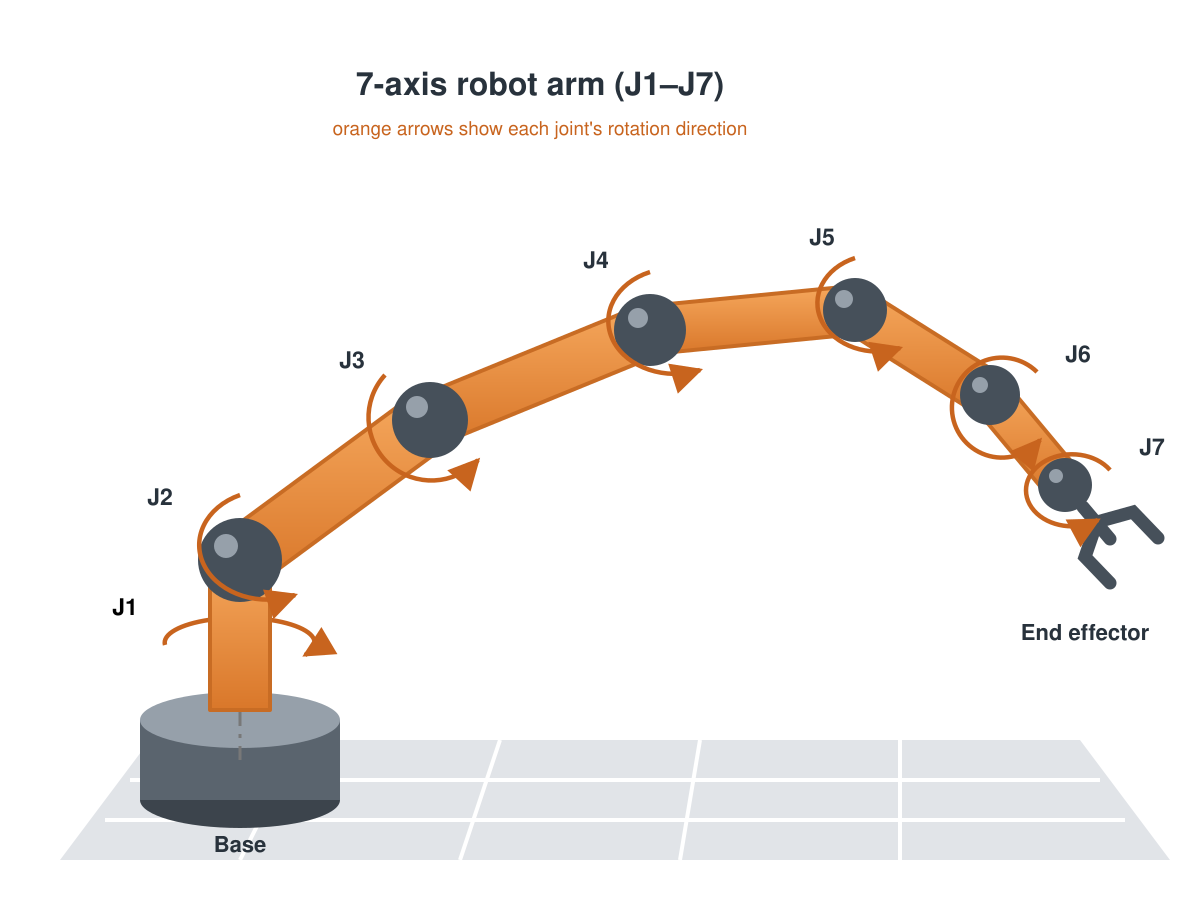

Reproduce this figure in Python.
import sys
import math

import matplotlib.pyplot as plt
from matplotlib.patches import Arc, Circle, Ellipse, FancyArrowPatch, Polygon, Rectangle

BASE = "#5A646E"
LINK = "#EB8C3C"
LINK_DARK = "#C86C24"
JOINT = "#46505A"
JOINT_HI = "#96A0AA"
FLOOR = "#E1E4E8"
AX_COLOR = "#C8641E"


def link(ax, p0, p1, width=0.5):
    dx, dy = p1[0] - p0[0], p1[1] - p0[1]
    length = math.hypot(dx, dy)
    ux, uy = dx / length, dy / length
    nx, ny = -uy * width / 2, ux * width / 2
    pts = [(p0[0] + nx, p0[1] + ny), (p1[0] + nx, p1[1] + ny),
           (p1[0] - nx, p1[1] - ny), (p0[0] - nx, p0[1] - ny)]
    ax.add_patch(Polygon(pts, facecolor=LINK, edgecolor=LINK_DARK,
                         linewidth=2, joinstyle="round"))


def joint(ax, p, r, name, label_offset):
    ax.add_patch(Circle(p, r, facecolor=JOINT, edgecolor="none", zorder=5))
    ax.add_patch(Circle((p[0] - r * 0.35, p[1] + r * 0.35), r * 0.28,
                        facecolor=JOINT_HI, edgecolor="none", zorder=6))
    ax.text(p[0] + label_offset[0], p[1] + label_offset[1], name,
            fontsize=13, weight="bold", family="sans-serif", zorder=8,
            ha="center", va="center")


def rot_arrow(ax, p, r, theta1, theta2):
    ax.add_patch(Arc(p, 2 * r, 1.4 * r, theta1=theta1, theta2=theta2,
                     color=AX_COLOR, linewidth=2.2, zorder=7))
    ang = math.radians(theta2)
    tip = (p[0] + r * math.cos(ang), p[1] + 0.7 * r * math.sin(ang))
    da = math.radians(theta2 - 8)
    tail = (p[0] + r * math.cos(da), p[1] + 0.7 * r * math.sin(da))
    ax.add_patch(FancyArrowPatch(tail, tip, arrowstyle="-|>",
                                 mutation_scale=14, color=AX_COLOR, zorder=7))


def main() -> None:
    out_path = sys.argv[1]
    fig, ax = plt.subplots(figsize=(12, 9), dpi=100)
    ax.set_xlim(-1.8, 12.2)
    ax.set_ylim(-1.6, 8.2)
    ax.set_aspect("equal")
    ax.axis("off")

    # floor with light perspective lines
    ax.add_patch(Polygon([(-1.5, -0.9), (11.5, -0.9), (10.5, 0.6),
                          (-0.5, 0.6)], facecolor=FLOOR, edgecolor="none"))
    for x0, x1 in [(0.2, 1.0), (2.6, 3.2), (5.0, 5.4), (7.4, 7.6), (9.8, 9.8)]:
        ax.plot([x0, x1], [-0.9, 0.6], color="white", linewidth=2)
    ax.plot([-1.1, 11.1], [-0.5, -0.5], color="white", linewidth=2)
    ax.plot([-0.8, 10.85], [0.0, 0.0], color="white", linewidth=2)

    # joint positions
    j2 = (1.2, 2.6)
    j3 = (3.09, 4.08)
    j4 = (5.32, 4.99)
    j5 = (7.39, 5.17)
    j6 = (8.75, 4.32)
    j7 = (9.52, 3.40)
    ee = (10.29, 2.48)

    # base cylinder with slight 3D feel
    ax.add_patch(Ellipse((1.2, 0.1), 2.0, 0.56, facecolor="#3C444C",
                         edgecolor="none"))
    ax.add_patch(Rectangle((0.2, 0.1), 2.0, 0.8, facecolor=BASE,
                           edgecolor="none"))
    ax.add_patch(Ellipse((1.2, 0.9), 2.0, 0.56, facecolor=JOINT_HI,
                         edgecolor="none"))
    ax.text(1.2, -1.25, "Base", fontsize=13, weight="bold",
            family="sans-serif", ha="center")

    # J1 vertical yaw axis
    ax.plot([1.2, 1.2], [0.4, 2.2], color="#787878", linewidth=1.4,
            linestyle=(0, (7, 4, 2, 4)))
    ax.add_patch(Arc((1.2, 1.55), 1.5, 0.5, theta1=200, theta2=520,
                     color=AX_COLOR, linewidth=2.2))
    ax.add_patch(FancyArrowPatch((1.85, 1.68), (1.9, 1.56),
                                 arrowstyle="-|>", mutation_scale=14,
                                 color=AX_COLOR))
    ax.text(0.1, 1.9, "J1", fontsize=13, weight="bold", family="sans-serif",
            ha="center")

    # links
    link(ax, (1.2, 1.0), j2, 0.6)
    link(ax, j2, j3, 0.56)
    link(ax, j3, j4, 0.52)
    link(ax, j4, j5, 0.48)
    link(ax, j5, j6, 0.44)
    link(ax, j6, j7, 0.40)

    # joints with rotation arrows
    joint(ax, j2, 0.42, "J2", (-0.85, 0.7))
    rot_arrow(ax, j2, 0.75, 60, 320)
    joint(ax, j3, 0.38, "J3", (-0.85, 0.55))
    rot_arrow(ax, j3, 0.68, 120, 380)
    joint(ax, j4, 0.36, "J4", (-0.55, 0.9))
    rot_arrow(ax, j4, 0.65, 90, 330)
    joint(ax, j5, 0.32, "J5", (-0.35, 1.0))
    rot_arrow(ax, j5, 0.6, 120, 360)
    joint(ax, j6, 0.30, "J6", (1.0, 0.55))
    rot_arrow(ax, j6, 0.55, 40, 280)
    joint(ax, j7, 0.27, "J7", (1.05, 0.4))
    rot_arrow(ax, j7, 0.5, 20, 260)

    # end effector: palm + two fingers along the J6->J7 direction
    ux, uy = 0.642, -0.766
    nx, ny = 0.766, 0.642
    palm0 = (j7[0] + 0.27 * ux, j7[1] + 0.27 * uy)
    palm1 = (palm0[0] + 0.45 * ux, palm0[1] + 0.45 * uy)
    link(ax, palm0, palm1, 0.5)
    for s in (1, -1):
        f0 = (palm1[0] + s * 0.22 * nx, palm1[1] + s * 0.22 * ny)
        f1 = (f0[0] + 0.55 * ux, f0[1] + 0.55 * uy)
        f2 = (f1[0] - s * 0.12 * nx, f1[1] - s * 0.12 * ny)
        ax.plot([f0[0], f1[0], f2[0]], [f0[1], f1[1], f2[1]],
                color=JOINT, linewidth=6, solid_capstyle="round")
    ax.text(ee[0] + 0.7, ee[1] - 0.4, "End effector", fontsize=13,
            weight="bold", family="sans-serif", ha="center")

    ax.text(5.0, 7.6, "7-axis robot arm (J1–J7)", fontsize=17,
            weight="bold", family="sans-serif", ha="center")
    ax.text(5.0, 7.05, "orange arrows show each joint's rotation direction",
            fontsize=12, family="sans-serif", color=AX_COLOR, ha="center")

    fig.savefig(out_path, bbox_inches="tight")


if __name__ == "__main__":
    main()
